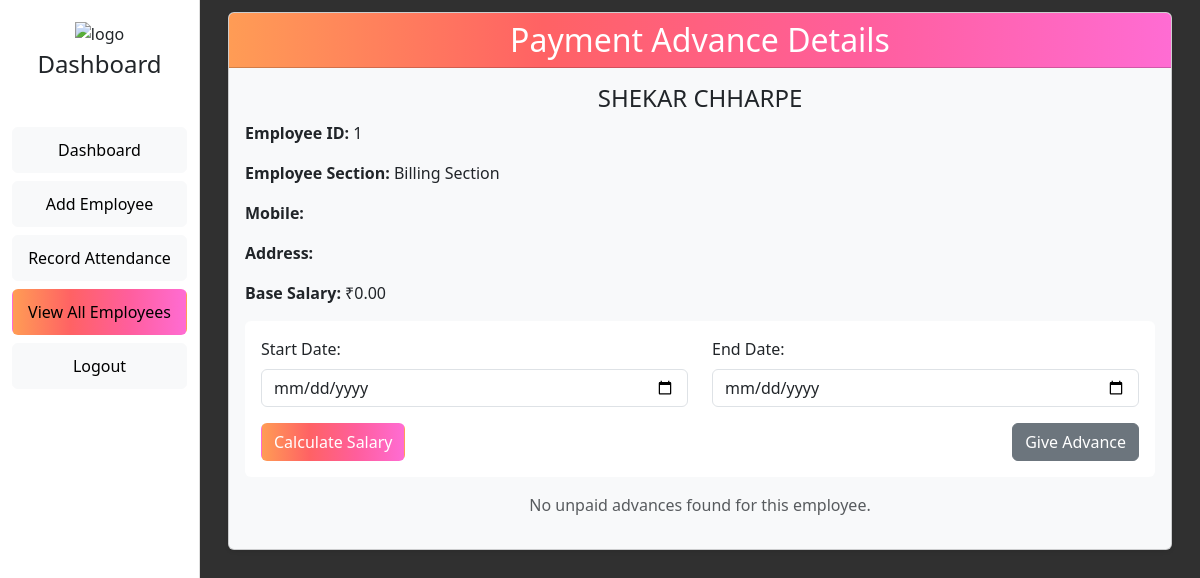
The app's page /view/1/ (signed in), older data.
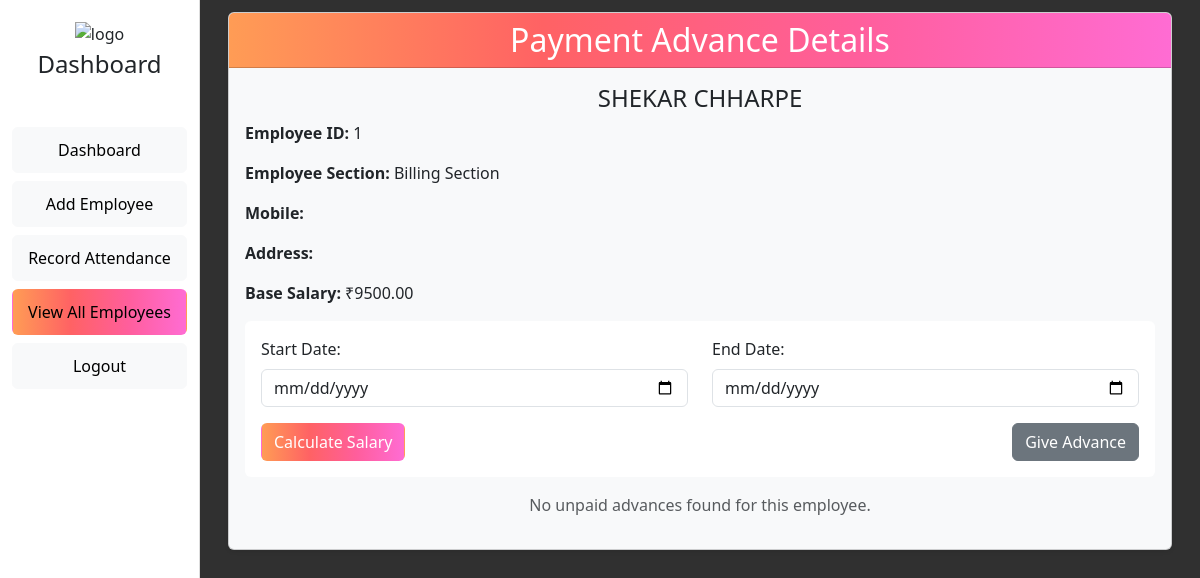
The same page, newer data.
### emp/models.py (models this page shows, shortened)
class Employee(models.Model):
    GENDER_CHOICES = [
        ('M', 'Male'),
        ('F', 'Female'),
    ]
    SECTION_CHOICES = [
        ('Billing Section', 'Billing Section'),
        ('Men’s Nicker', 'Men’s Nicker'),
        ('Bag Section', 'Bag Section'),
        ('Saree section', 'Saree section'),
        ('Shirting and Suiting', 'Shirting and Suiting'),
        ('Men’s Readymade', 'Men’s Readymade'),
        ('Parakar', 'Parakar'),
        ('Ladies Undergarments', 'Ladies Undergarments'),
        ('Blouse Pc Section', 'Blouse Pc Section'),
        ('TOP section', 'TOP section'),
        ('Chudi Section', 'Chudi Section'),
        ('Kids Section', 'Kids Section'),
        ('Towel Section', 'Towel Section'),
    ]
    first_name = models.CharField(max_length=100)
    last_name = models.CharField(max_length=100)
    address = models.TextField(blank=True)  # Allow blank values
    gender = models.CharField(max_length=1, choices=GENDER_CHOICES)
    mobile = models.CharField(max_length=11, blank=True)  # Allow blank values
    base_salary = models.DecimalField(max_digits=10, decimal_places=2)
    section = models.CharField(max_length=50, choices=SECTION_CHOICES)  # New section field
    qr_code = models.ImageField(upload_to='qr_codes/', blank=True)

### emp/views.py (the view)
# urls.py: path('view/<int:employee_id>/', views.view_employee_attendance, name='view_employee_attendance'),
def view_employee_attendance(request, employee_id):
    if request.user.is_authenticated and request.user.is_superuser:
        employee = get_object_or_404(Employee, id=employee_id)
        advances = AdvancePayment.objects.filter(
            employee=employee,
            is_paid=False
        )
        return render(request, 'view_employee_attendance.html', {'employee': employee, 'advances': advances})
    else:
        return redirect("admin_login")

### emp/templates/view_employee_attendance.html (shortened to what the changed rows need)
<!DOCTYPE html>
<html lang="en">
<head>
    <link rel="stylesheet" href="https://cdn.jsdelivr.net/npm/bootstrap@5.3.0/dist/css/bootstrap.min.css">
</head>
<body>
    <div class="container-fluid">
        <div class="row">
            <div class="col-md-9 col-lg-10" style="background-color: #303030;">
                <div class="container mt-2">
                    <div class="rounded-2 p-1">
                        <div class="card bg-light rounded shadow-sm">
                            <div class="card-header gradient-custom-2 text-white">
                                <h2 class="text-center mb-0">Payment Advance Details</h2>
                            </div>
                            <div class="card-body">
                                <h4 class="text-center">{{ employee.first_name }} {{ employee.last_name }}</h4>
                                <p><strong>Employee ID:</strong> {{ employee.id }}</p>
                                <p><strong>Employee Section:</strong> {{ employee.section }}</p>
                                <p><strong>Mobile:</strong> {{ employee.mobile }}</p>
                                <p><strong>Address:</strong> {{ employee.address }}</p>
                                <p><strong>Base Salary:</strong> ₹{{ employee.base_salary }}</p>
                                <form method="POST" id="salaryForm" class="p-3 bg-white rounded">
                                    <div class="row mb-3">
                                    </div>
                                    <div class="d-flex justify-content-between">
                                    </div>
                                </form>
                                {% if advances.exists %}
                                <div class="mt-2">
                                    <h3 class="text-center text-dark">Advance Payments</h3>
                                    <table class="table table-striped mt-4 bg-light">
                                        <thead class="table-dark">
                                            <tr>
                                                <th>Date</th>
                                                <th>Amount</th>
                                                <th>Actions</th>
                                            </tr>
                                        </thead>
                                        <tbody id="advanceTableBody">
                                            {% for advance in advances %}
                                            <tr>
                                                <td>{{ advance.date }}</td>
                                                <td>{{ advance.amount }}</td>
                                                <td>
                                                    <button class="btn btn-sm btn-warning"
                                                        onclick="editAdvance('{{ advance.id }}', '{{ advance.date }}', '{{ advance.amount }}')">
                                                        Edit
                                                    </button>
                                                </td>
                                            </tr>
                                            {% endfor %}
                                        </tbody>
                                    </table>
                                </div>
                                {% else %}
                                <p class="text-center text-muted mt-3">No unpaid advances found for this employee.</p>
                                {% endif %}
                            </div>
                        </div>
                    </div>
                </div>
            </div>
        </div>
    </div>
</body>
</html>

Row changes from the older to the newer data that the page shows:
changed Employee "SHEKAR": base_salary "0.00" → "9500.00"
